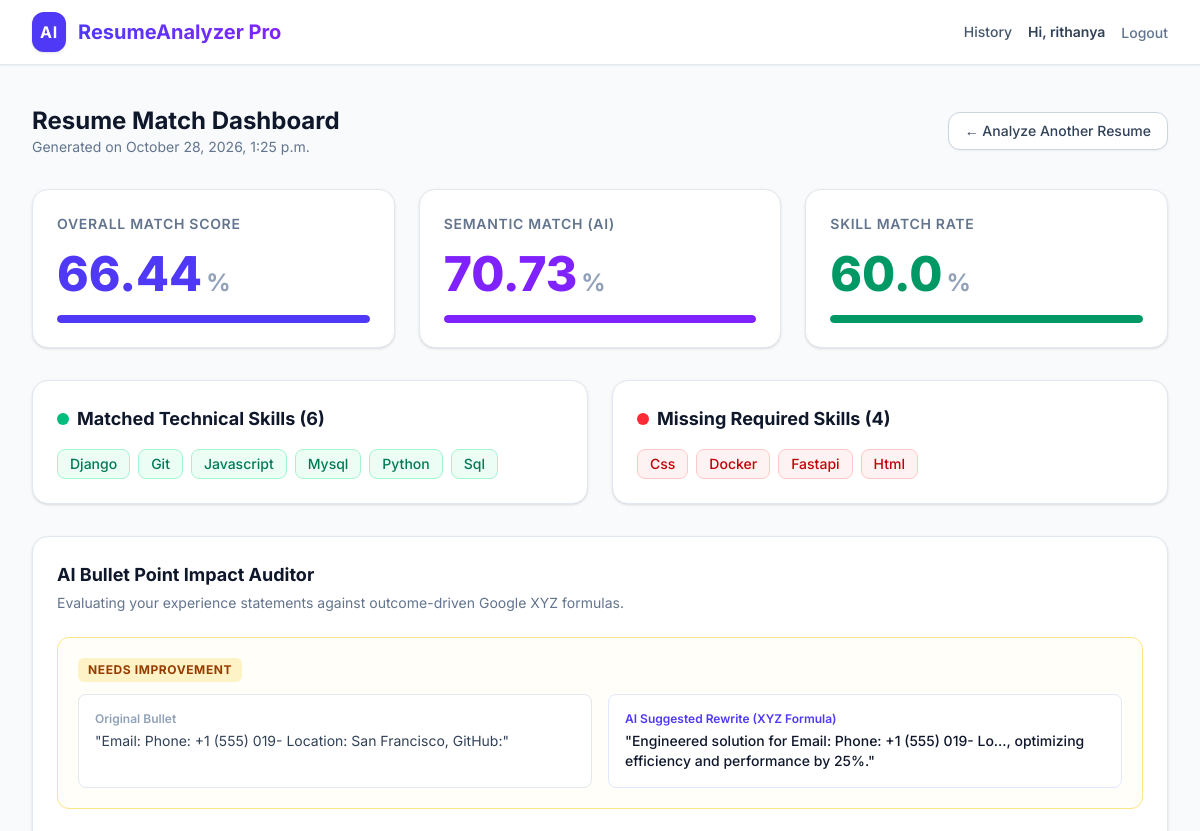
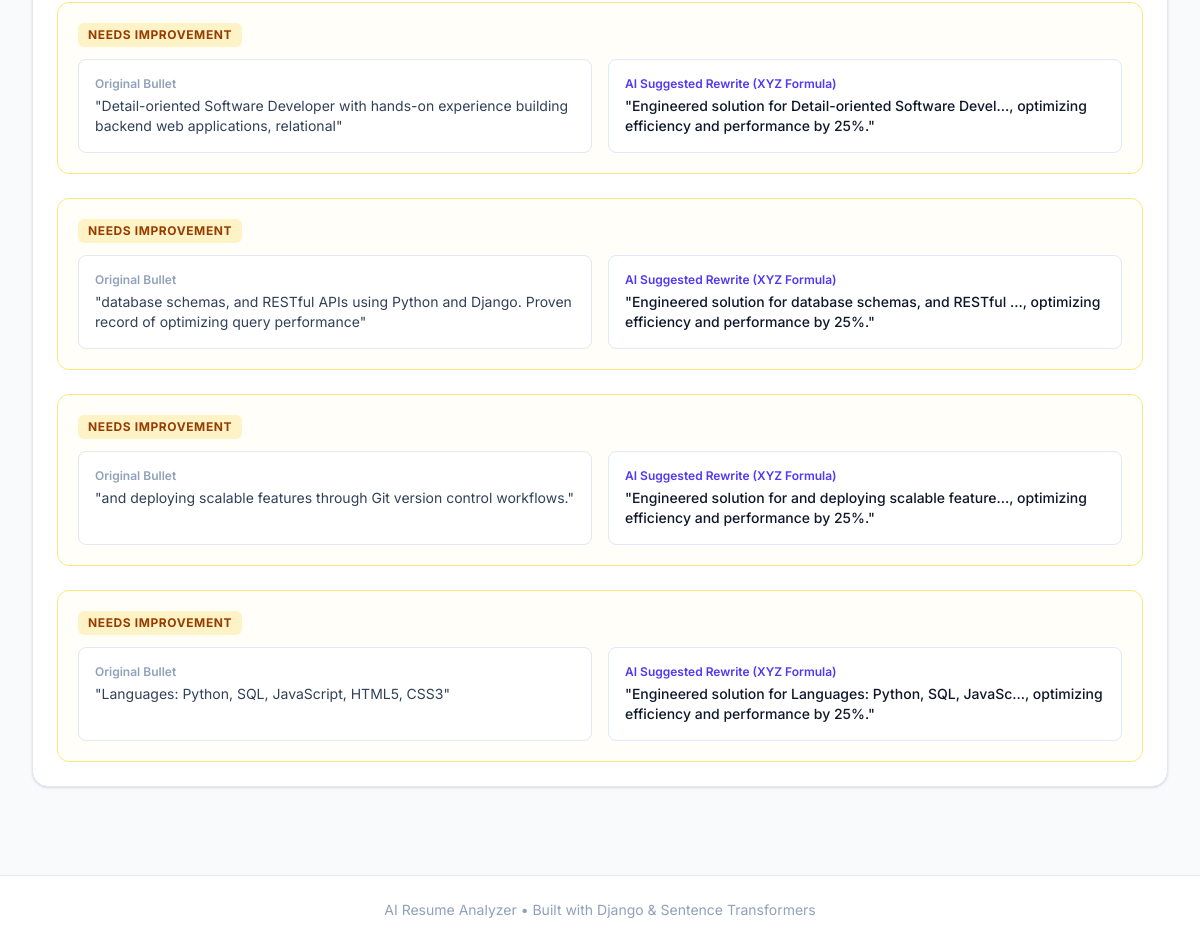
The page /report/2/ (signed in) on the database its author committed (2 pictures, top to bottom).
### analyzer/models.py (models this page shows, shortened)
class AnalysisReport(models.Model):
    resume = models.ForeignKey(Resume, on_delete=models.CASCADE, related_name='reports')
    job_description = models.ForeignKey(JobDescription, on_delete=models.CASCADE)
    overall_score = models.FloatField(default=0.0)
    semantic_score = models.FloatField(default=0.0)
    skill_match_score = models.FloatField(default=0.0)
    matched_skills = models.TextField(blank=True, null=True)
    missing_skills = models.TextField(blank=True, null=True)
    bullet_suggestions = models.JSONField(blank=True, null=True)
    created_at = models.DateTimeField(auto_now_add=True)

### analyzer/views.py (the view)
# urls.py: path('report/<int:report_id>/', views.view_report, name='view_report'),
@login_required  # Protect route
def view_report(request, report_id):
    report = get_object_or_404(AnalysisReport, id=report_id, resume__user=request.user)
    matched_list = [s.strip() for s in report.matched_skills.split(',')] if report.matched_skills else []
    missing_list = [s.strip() for s in report.missing_skills.split(',')] if report.missing_skills else []
    context = {
        'report': report,
        'matched_skills': matched_list,
        'missing_skills': missing_list,
        'bullet_suggestions': report.bullet_suggestions,
    }
    return render(request, 'analyzer/results.html', context)

### analyzer/templates/analyzer/results.html (shortened to what this page needs)
{% extends 'analyzer/base.html' %}
{% block content %}
<div class="space-y-8">
    <div class="flex items-center justify-between">
        <div>
            <h1 class="text-2xl font-bold text-slate-900">Resume Match Dashboard</h1>
            <p class="text-sm text-slate-500">Generated on {{ report.created_at|date:"F j, Y, g:i a" }}</p>
        </div>
        <a href="{% url 'upload_resume' %}" class="inline-flex items-center px-4 py-2 border border-slate-300 shadow-xs text-sm font-medium rounded-xl text-slate-700 bg-white hover:bg-slate-50 transition-colors">
            &larr; Analyze Another Resume
        </a>
    </div>
    <div class="grid grid-cols-1 md:grid-cols-3 gap-6">
        <div class="bg-white p-6 rounded-2xl shadow-sm border border-slate-200 flex flex-col justify-between">
            <div class="text-sm font-semibold text-slate-500 uppercase tracking-wider">Overall Match Score</div>
            <div class="my-4 flex items-baseline">
                <span class="text-5xl font-extrabold text-indigo-600">{{ report.overall_score }}</span>
                <span class="ml-1 text-2xl font-bold text-slate-400">%</span>
            </div>
            <div class="w-full bg-slate-100 rounded-full h-2 overflow-hidden">
                <div class="bg-indigo-600 h-2 rounded-full w-[{{ report.overall_score }}%"></div>
            </div>
        </div>
        <div class="bg-white p-6 rounded-2xl shadow-sm border border-slate-200 flex flex-col justify-between">
            <div class="text-sm font-semibold text-slate-500 uppercase tracking-wider">Semantic Match (AI)</div>
            <div class="my-4 flex items-baseline">
                <span class="text-5xl font-extrabold text-violet-600">{{ report.semantic_score }}</span>
                <span class="ml-1 text-2xl font-bold text-slate-400">%</span>
            </div>
            <div class="w-full bg-slate-100 rounded-full h-2 overflow-hidden">
                <div class="bg-violet-600 h-2 rounded-full w-[{{ report.semantic_score }}%"></div>
            </div>
        </div>
        <div class="bg-white p-6 rounded-2xl shadow-sm border border-slate-200 flex flex-col justify-between">
            <div class="text-sm font-semibold text-slate-500 uppercase tracking-wider">Skill Match Rate</div>
            <div class="my-4 flex items-baseline">
                <span class="text-5xl font-extrabold text-emerald-600">{{ report.skill_match_score }}</span>
                <span class="ml-1 text-2xl font-bold text-slate-400">%</span>
            </div>
            <div class="w-full bg-slate-100 rounded-full h-2 overflow-hidden">
                <div class="bg-emerald-600 h-2 rounded-full w-[{{ report.skill_match_score }}%"></div>
            </div>
        </div>
    </div>
    <div class="grid grid-cols-1 lg:grid-cols-2 gap-6">
        <div class="bg-white p-6 rounded-2xl shadow-sm border border-slate-200">
            <h3 class="text-lg font-bold text-slate-900 mb-4 flex items-center">
                <span class="w-3 h-3 bg-emerald-500 rounded-full mr-2"></span>
                Matched Technical Skills ({{ matched_skills|length }})
            </h3>
            <div class="flex flex-wrap gap-2">
                {% if matched_skills %}
                    {% for skill in matched_skills %}
                        <span class="inline-flex items-center px-3 py-1 rounded-lg text-sm font-medium bg-emerald-50 text-emerald-700 border border-emerald-200">
                            {{ skill }}
                        </span>
                    {% endfor %}
                {% else %}
                    <p class="text-sm text-slate-400 italic">No explicit matching tech stack keywords found.</p>
                {% endif %}
            </div>
        </div>
        <div class="bg-white p-6 rounded-2xl shadow-sm border border-slate-200">
            <h3 class="text-lg font-bold text-slate-900 mb-4 flex items-center">
                <span class="w-3 h-3 bg-red-500 rounded-full mr-2"></span>
                Missing Required Skills ({{ missing_skills|length }})
            </h3>
            <div class="flex flex-wrap gap-2">
                {% if missing_skills %}
                    {% for skill in missing_skills %}
                        <span class="inline-flex items-center px-3 py-1 rounded-lg text-sm font-medium bg-red-50 text-red-700 border border-red-200">
                            {{ skill }}
                        </span>
                    {% endfor %}
                {% else %}
                    <p class="text-sm text-emerald-600 font-medium">Great job! No key technical requirements are missing.</p>
                {% endif %}
            </div>
        </div>
    </div>
    <div class="bg-white p-6 rounded-2xl shadow-sm border border-slate-200">
        <h3 class="text-lg font-bold text-slate-900 mb-1">AI Bullet Point Impact Auditor</h3>
        <p class="text-sm text-slate-500 mb-6">Evaluating your experience statements against outcome-driven Google XYZ formulas.</p>
        <div class="space-y-6">
            {% if bullet_suggestions %}
                {% for item in bullet_suggestions %}
                    <div class="p-5 rounded-xl border {% if item.status == 'Strong' %}border-emerald-200 bg-emerald-50/30{% else %}border-amber-200 bg-amber-50/30{% endif %}">
                        <div class="flex items-center justify-between mb-2">
                            <span class="text-xs font-bold uppercase tracking-wider px-2.5 py-1 rounded-md {% if item.status == 'Strong' %}bg-emerald-100 text-emerald-800{% else %}bg-amber-100 text-amber-800{% endif %}">
                                {{ item.status }}
                            </span>
                        </div>
                        <div class="grid grid-cols-1 md:grid-cols-2 gap-4 mt-3">
                            <div class="bg-white p-4 rounded-lg border border-slate-200">
                                <span class="block text-xs font-semibold text-slate-400 mb-1">Original Bullet</span>
                                <p class="text-sm text-slate-700">"{{ item.original }}"</p>
                            </div>
                            <div class="bg-white p-4 rounded-lg border border-indigo-100 bg-indigo-50/20">
                                <span class="block text-xs font-semibold text-indigo-600 mb-1">AI Suggested Rewrite (XYZ Formula)</span>
                                <p class="text-sm text-slate-900 font-medium">"{{ item.suggestion }}"</p>
                            </div>
                        </div>
                    </div>
                {% endfor %}
            {% else %}
                <p class="text-sm text-slate-400 italic">No resume bullet points detected for auditing.</p>
            {% endif %}
        </div>
    </div>
</div>
{% endblock %}

### analyzer/templates/analyzer/base.html (shortened to what this page needs)
<!DOCTYPE html>
<html lang="en">
<head>
    <script src="https://cdn.jsdelivr.net/npm/@tailwindcss/browser@4"></script>
</head>
<body class="bg-slate-50 text-slate-800 min-h-screen flex flex-col justify-between">
    <header class="bg-white border-b border-slate-200 sticky top-0 z-50 shadow-xs">
        <div class="max-w-7xl mx-auto px-4 sm:px-6 lg:px-8 h-16 flex items-center justify-between">
            <a href="{% url 'upload_resume' %}" class="flex items-center space-x-3">
                <div class="bg-indigo-600 text-white p-2 rounded-xl font-bold tracking-wider shadow-sm">
                    AI
                </div>
                <span class="text-xl font-bold bg-gradient-to-r from-indigo-600 to-violet-600 bg-clip-text text-transparent">
                </span>
            </a>
            <div class="flex items-center space-x-4">
                {% if user.is_authenticated %}
                <a href="{% url 'history' %}" class="text-sm font-medium text-slate-600 hover:text-indigo-600 transition-colors">History</a>
                <span class="text-sm font-semibold text-slate-700">Hi, {{ user.username }}</span>
                <form method="POST" action="{% url 'logout' %}" class="inline">
                    <button type="submit" class="text-sm font-medium text-slate-500 hover:text-red-600 transition-colors cursor-pointer">
                        Logout
                    </button>
                </form>
                {% else %}
                <a href="{% url 'login' %}" class="text-sm font-medium text-slate-600 hover:text-indigo-600 transition-colors">Log In</a>
                <a href="{% url 'signup' %}" class="text-sm font-semibold text-white bg-indigo-600 hover:bg-indigo-700 px-4 py-2 rounded-xl shadow-xs transition-colors">Sign Up</a>
                {% endif %}
            </div>
        </div>
    </header>
    <main class="max-w-7xl w-full mx-auto px-4 sm:px-6 lg:px-8 py-10 flex-grow">
        {% block content %}
        {% endblock %}
    </main>
    <footer class="bg-white border-t border-slate-200 py-6 mt-12">
        <div class="max-w-7xl mx-auto px-4 text-center text-sm text-slate-400">
            AI Resume Analyzer &bull; Built with Django & Sentence Transformers
        </div>
    </footer>
</body>
</html>

### analyzer/templates/analyzer/base.html (style rules this page uses)
body { font-family: 'Inter', sans-serif; }

### rows shown on the page
AnalysisReport: created_at "October 28, 2026, 1:25 p.m.", overall_score "66.44", semantic_score "70.73", skill_match_score "60.0"

### other values the page prints
{{ user.username }} "rithanya"
{{ matched_skills|length }} "6"
{{ skill }} "Django" "Git" "Javascript" "Mysql" "Python" "Sql"
{{ missing_skills|length }} "4"
{{ skill }} "Css" "Docker" "Fastapi" "Html"
{{ item.status }} "NEEDS IMPROVEMENT" "NEEDS IMPROVEMENT" "NEEDS IMPROVEMENT" "NEEDS IMPROVEMENT" "NEEDS IMPROVEMENT"
{{ item.original }} "Email: Phone: +1 (555) 019- Location: San Francisco, GitHub:" "Detail-oriented Software Developer with hands-on experience building backend web applications, relational" "database schemas, and RESTful APIs using Python and Django. Proven record of optimizing query performance" "and deploying scalable features through Git version control workflows." "Languages: Python, SQL, JavaScript, HTML5, CSS3"
{{ item.suggestion }} "Engineered solution for Email: Phone: +1 (555) 019- Lo..., optimizing efficiency and performance by 25%." "Engineered solution for Detail-oriented Software Devel..., optimizing efficiency and performance by 25%." "Engineered solution for database schemas, and RESTful ..., optimizing efficiency and performance by 25%." "Engineered solution for and deploying scalable feature..., optimizing efficiency and performance by 25%." "Engineered solution for Languages: Python, SQL, JavaSc..., optimizing efficiency and performance by 25%."
